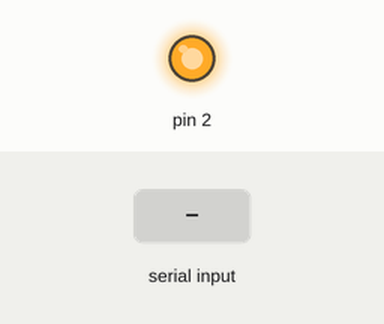
Recording of a sketch running on a simulated Arduino Uno, built with avr-gcc and run on an emulated ATmega328P. Parts: output pins drawn as LEDs (lit = HIGH). The inputs (shaded band) are chosen by the test bench.

Above: at 1.2 s.
1.3 s: "e\n" received over Serial
At 1.9 s:
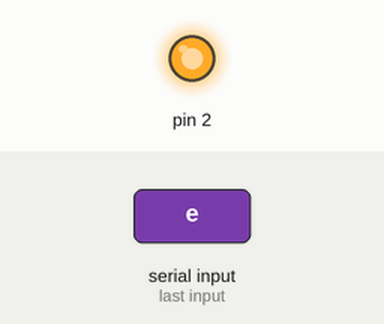
2.9 s: byte 10 ('\n') received over Serial
At 4.2 s:
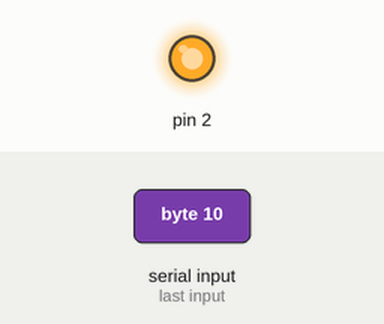
4.5 s: byte 101 ('e') received over Serial
At 5.6 s:
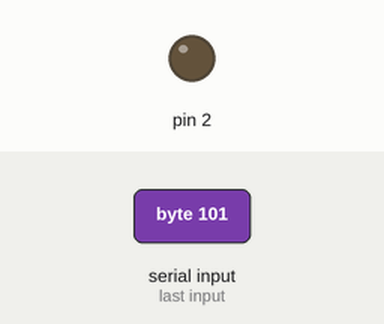
6.1 s: "a\n" received over Serial
At 6.9 s:
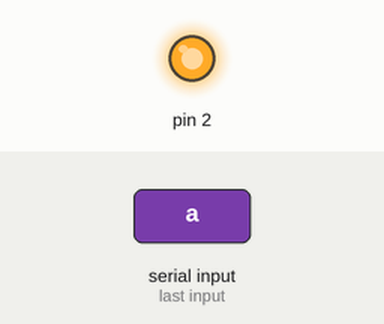
Timing chart, 0 to 8.6 s (numbered marks = the images above; inputs shaded):
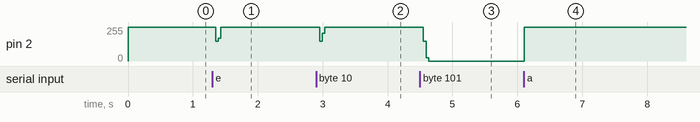

The sketch:

Bluetooth2.ino
```cpp
#define bit1 0
#define bit2 16
#define bit3 32
#define bit4 48
#define destinatario 'c'

bool start=1; // Indicador del comienzo de la transmision
char mensaje; // recibido desde bluetooth
int codF,codC; //codificacion fuente, codificacion canal
int i; // contador
void setup()
{
  pinMode(2,OUTPUT);
  Serial.begin(9600);
  digitalWrite(2,1);  // alto por defecto
}

void loop()
{
  if (Serial.available()){
    mensaje=Serial.read();
    codF=codificacion_huffman(mensaje);
    if(start){
      inicializacion();
    }
    transmitir(codF);
  }
  if(mensaje=='\n'){     // byte que indica el fin de una transmision
    start=1;
  }
}

void inicializacion()
{
  int cod;   // codificacion de fuente de la bandera
  start=0;
  cod=codificacion_huffman('a');
  transmitir(cod);
  transmitir(cod);
  transmitir(cod);
  transmitir(cod);
  transmitir(cod);
  delay(20);
  digitalWrite(2,0);
  delay(1);
  cod=codificacion_huffman(destinatario);
  transmitir(cod);
  transmitir(cod);
}
void transmitir(int trama)
{
  for(i=0;i<6;i++){
     digitalWrite(2,(trama&(1<<(5-i)))>>(5-i));
     delay(1);
  }
}

int codificacion_huffman(char mensaje)
{
  int cod;
  switch (mensaje)
  {
     case 'e':
       cod=0+bit1;
       break;
     case 'a':
       cod=1+bit1;
       break;
     case 'b':
       cod=0+bit2;
       break;
     case 'i':
       cod=1+bit2;
       break;
     case 'c':
       cod=2+bit2;
       break;
     case 'o':
       cod=3+bit2;
       break;
     case 'm':
       cod=0+bit3;
       break;
     case 'l':
       cod=1+bit3;
       break;
     case 'r':
       cod=2+bit3;
       break;
     case 'p':
       cod=3+bit3;
       break;
     case 's':
       cod=4+bit3;
       break;
     case 't':
       cod=5+bit3;
       break;
     case 'n':
       cod=6+bit3;
       break;
     case 'd':
       cod=7+bit3;
       break;
     case '\r':
       cod=0+bit4;
       break;
     case 'f':
       cod=1+bit4;
       break;
     case 'g':
       cod=2+bit4;
       break;
     case 'w':
       cod=3+bit4;
       break;
     case 'k':
       cod=4+bit4;
       break;
     case 'y':
       cod=5+bit4;
       break;
     case 'j':
       cod=6+bit4;
       break;
     case 'v':
       cod=7+bit4;
       break;
     case 'u':
       cod=8+bit4;
       break;
     case 'q':
       cod=9+bit4;
       break;
     case ' ':
       cod=10+bit4;
       break;
     case 'z':
       cod=11+bit4;
       break;
     case 'x':
       cod=12+bit4;
       break;
     case 164:   // sigue mostrando error
       cod=13+bit4;
       break;
     case 'h':
       cod=14+bit4;
       break;
     case '\n':
       cod=15+bit4;
       break;
     default:
       cod=10+bit4;  //si no es ninguna letra dentro de la codificacion huffman realizada, entrega un espacio
       break;
   }
  return cod;
}
```

hamming.c
```cpp
#include "hamming.h"


int codificacion(int dato){

char data[5],datapp[10],i=0,cont=0,p1[5],p2[5],p4[4],p8[4];
int dato_pp=0;


for(i=0;i<6;i++){    //ciclo decimal a arreglo binario

    data[i]= ((1<<i)&(dato))>>i ;


}

printf("%d %d %d %d %d %d \n",data[5],data[4],data[3],data[2],data[1],data[0]);

for(i=0;i<10;i++){   // data + bits de paridad

	if( (i==2) || (i==6) || (i==8) || (i==9) ){

		datapp[i]='?';

		continue;

	}

	datapp[i]=data[cont];
	cont++;

}

//printf("%c %c %d %c %d %d %d %c %d %d\n",datapp[9],datapp[8],datapp[7],datapp[6],datapp[5],datapp[4],datapp[3],datapp[2],datapp[1],datapp[0]);


//paridad 1


cont=7;
for(i=0;i<4;i++){  //trama paridad 1

	p1[3-i]=datapp[cont];
	cont-=2;
}

//printf("p1:%d %d %d %d\n",p1[3],p1[2],p1[1],p1[0]);


cont=0;
for(i=0;i<4;i++){ //contador paridad

	if(p1[i]==1){

		cont++;
	}

}

printf("p1:%d\n",cont);
if(cont%2==0){

	datapp[9]=0;
}

else{
	datapp[9]=1;
}

//paridad 2

p2[0]=datapp[0];  //trama paridad 2
p2[1]=datapp[3];
p2[2]=datapp[4];
p2[3]=datapp[7];


cont=0;
for(i=0;i<4;i++){ //contador paridad

	if(p2[i]==1){

		cont++;
	}
}

if(cont%2==0){

	datapp[8]=0;
}

else{
	datapp[8]=1;
}
printf("p2:%d\n",cont);
//paridad 4

p4[0]=datapp[3];  //trama paridad 4
p4[1]=datapp[4];
p4[2]=datapp[5];


cont=0;
for(i=0;i<3;i++){ //contador paridad

	if(p4[i]==1){

		cont++;
	}
}


if(cont%2==0){

	datapp[6]=0;
}

else{
	datapp[6]=1;
}
printf("p4:%d\n",cont);
// paridad 8


p8[0]=datapp[0];   //trama paridad 8
p8[1]=datapp[1];

cont=0;
for(i=0;i<2;i++){ //contador paridad

	if(p8[i]==1){

		cont++;
	}
}

if(cont%2==0){

	datapp[2]=0;
}

else{
	datapp[2]=1;
}
printf("p8:%d\n",cont);


printf("%d %d %d %d %d %d %d %d %d %d\n",datapp[9],datapp[8],datapp[7],datapp[6],datapp[5],datapp[4],datapp[3],datapp[2],datapp[1],datapp[0]);


dato_pp=0;

for(i=0;i<10;i++){


dato_pp+=  (datapp[i])<<i;


}


return dato_pp;
}


int decodificacion(int dato_pp){

char data[5],datapp[10],i=0,cont=0,p1[5],p2[5],p4[4],p8[4],aux=0;
int dato=0;


for(i=0;i<10;i++){


datapp[i]=((1<<i)&dato_pp)>>i;


}

cont=9;
for(i=0;i<5;i++){  //trama paridad 1

	p1[4-i]=datapp[cont];
	cont-=2;
}

cont=0;
for(i=0;i<5;i++){ //contador paridad

	if(p1[i]==1){

		cont++;
	}

}
//printf("p1:%d \n",cont);

if(cont%2==0){

	aux+=0;
}

else{
	aux+=1;
}


//paridad 2

p2[0]=datapp[0];  //trama paridad 2
p2[1]=datapp[3];
p2[2]=datapp[4];
p2[3]=datapp[7];
p2[4]=datapp[8];


cont=0;
for(i=0;i<5;i++){ //contador paridad

	if(p2[i]==1){

		cont++;
	}
}
//printf("p2:%d \n",cont);

if(cont%2==0){

	aux+=0;
}

else{
	aux+=2;
}

//printf("aux:%d\n",aux);
//paridad 4

p4[0]=datapp[3];  //trama paridad 4
p4[1]=datapp[4];
p4[2]=datapp[5];
p4[3]=datapp[6];

cont=0;
for(i=0;i<4;i++){ //contador paridad

	if(p4[i]==1){

		cont++;
	}
}

//printf("p4:%d \n",cont);


if(cont%2==0){

	aux+=0;
}

else{
	aux+=4;
}
//printf("aux:%d\n",aux);
// paridad 8


p8[0]=datapp[0];   //trama paridad 8
p8[1]=datapp[1];
p8[2]=datapp[2];

cont=0;
for(i=0;i<3;i++){ //contador paridad

	if(p8[i]==1){

		cont++;
	}
}
//printf("p8:%d \n",cont);

if(cont%2==0){

	aux+=0;
}

else{
	aux+=8;
}

//printf("aux>>%d\n",aux);
//correcion de errores por medio del metodo de la sumatoria sigma delta


if( (aux>0) && (aux<11) ){

    datapp[-1*(aux-10)]^=1;

}

data[0]=datapp[0];
data[1]=datapp[1];
data[2]=datapp[3];
data[3]=datapp[4];
data[4]=datapp[5];
data[5]=datapp[7];


for(i=0;i<5;i++){

    dato|=(data[i])<<i;


}


return dato;
}
```

hamming.h
```cpp
#ifndef HAMMING_H_INCLUDED
#define HAMMING_H_INCLUDED


int codificacion(int data);
/**
 * \brief Funcion que realiza la codificacion Hamming
 * \param data valor hasta de 6 bits para codificar
 * \return valor codificado
 */

int decodificacion(int datapp);
/**
 * \brief Funcion que realiza la decodificacion Hamming, ademas corrige un error en la trama si este no presenta paridad
 * \param datapp trama codificada mas paridad
 * \return valord decodificado
 */


#endif // HAMMING_H_INCLUDED
```

Measured:
- after the input at 1.3 s, pin 2: 255/255 → 147/255 after 0.05 s, → 169/255 0.04 s later, → 255/255 0.04 s later
- after the input at 2.9 s, pin 2: 255/255 → 147/255 after 0.05 s, → 208/255 0.04 s later, → 255/255 0.04 s later
- after the input at 4.5 s, pin 2: 255/255 → 0/255 after 0.05 s
- after the input at 6.1 s, pin 2: 0/255 → 255/255 at once
